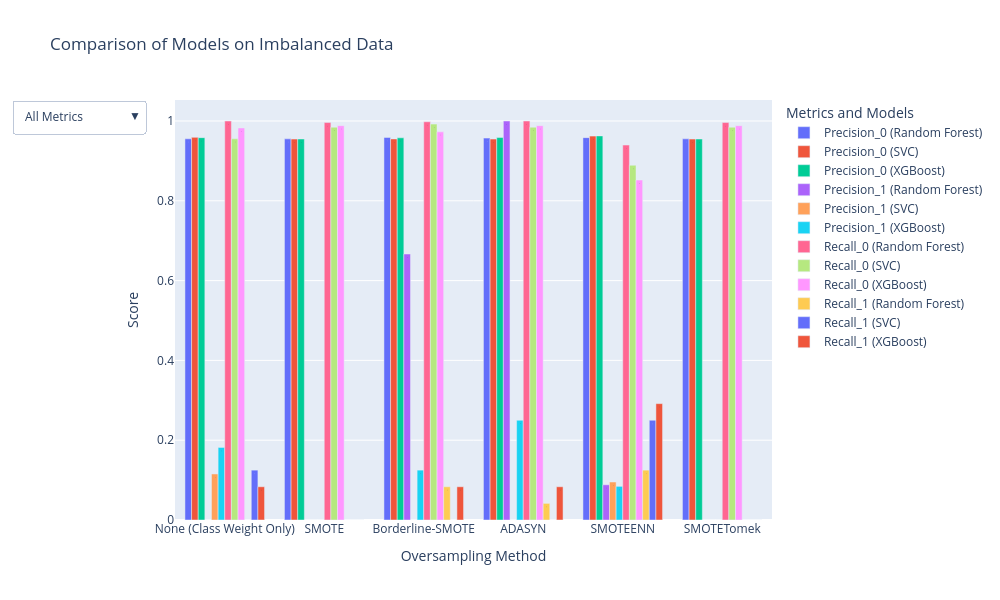

This figure's notebook cell:
### Markdown cell above
### Without PCA decomposition

### Code cell
results_rfc_sans_pca = evaluate_methods(data, preprocessor, None, classifier=RandomForestClassifier(class_weight='balanced', random_state=42))
results_svc_sans_pca = evaluate_methods(data, preprocessor, None, classifier=SVC(kernel='rbf', probability=True, class_weight='balanced', random_state=42))
results_xgb_sans_pca = evaluate_methods(data, preprocessor,  None, classifier=XGBClassifier(scale_pos_weight=pos_weight, eval_metric='logloss', random_state=42) )
plot_comparison_results(results_rfc_sans_pca, results_svc_sans_pca, results_xgb_sans_pca)

### Figure 1 — Plotly figure (JSON) as saved in the notebook; plotly's stock layout.template omitted (floating-point values rounded to 4 significant figures)
{"data": [{"name": "Precision_0 (Random Forest)", "text": ["0.96", "0.96", "0.96", "0.96", "0.96", "0.96"], "textposition": "auto", "type": "bar", "x": ["None (Class Weight Only)", "SMOTE", "Borderline-SMOTE", "ADASYN", "SMOTEENN", "SMOTETomek"], "y": [0.9554, 0.9552, 0.9589, 0.9572, 0.9583, 0.9552]}, {"name": "Precision_0 (SVC)", "text": ["0.96", "0.95", "0.96", "0.95", "0.96", "0.95"], "textposition": "auto", "type": "bar", "x": ["None (Class Weight Only)", "SMOTE", "Borderline-SMOTE", "ADASYN", "SMOTEENN", "SMOTETomek"], "y": [0.959, 0.9547, 0.9551, 0.9547, 0.9621, 0.9547]}, {"name": "Precision_0 (XGBoost)", "text": ["0.96", "0.95", "0.96", "0.96", "0.96", "0.95"], "textposition": "auto", "type": "bar", "x": ["None (Class Weight Only)", "SMOTE", "Borderline-SMOTE", "ADASYN", "SMOTEENN", "SMOTETomek"], "y": [0.9583, 0.9549, 0.9579, 0.9585, 0.9626, 0.9549]}, {"name": "Precision_1 (Random Forest)", "text": ["0.00", "0.00", "0.67", "1.00", "0.09", "0.00"], "textposition": "auto", "type": "bar", "x": ["None (Class Weight Only)", "SMOTE", "Borderline-SMOTE", "ADASYN", "SMOTEENN", "SMOTETomek"], "y": [0, 0, 0.6667, 1, 0.08824, 0]}, {"name": "Precision_1 (SVC)", "text": ["0.12", "0.00", "0.00", "0.00", "0.10", "0.00"], "textposition": "auto", "type": "bar", "x": ["None (Class Weight Only)", "SMOTE", "Borderline-SMOTE", "ADASYN", "SMOTEENN", "SMOTETomek"], "y": [0.1154, 0, 0, 0, 0.09524, 0]}, {"name": "Precision_1 (XGBoost)", "text": ["0.18", "0.00", "0.12", "0.25", "0.08", "0.00"], "textposition": "auto", "type": "bar", "x": ["None (Class Weight Only)", "SMOTE", "Borderline-SMOTE", "ADASYN", "SMOTEENN", "SMOTETomek"], "y": [0.1818, 0, 0.125, 0.25, 0.08434, 0]}, {"name": "Recall_0 (Random Forest)", "text": ["1.00", "1.00", "1.00", "1.00", "0.94", "1.00"], "textposition": "auto", "type": "bar", "x": ["None (Class Weight Only)", "SMOTE", "Borderline-SMOTE", "ADASYN", "SMOTEENN", "SMOTETomek"], "y": [1, 0.9961, 0.9981, 1, 0.9397, 0.9961]}, {"name": "Recall_0 (SVC)", "text": ["0.96", "0.98", "0.99", "0.98", "0.89", "0.98"], "textposition": "auto", "type": "bar", "x": ["None (Class Weight Only)", "SMOTE", "Borderline-SMOTE", "ADASYN", "SMOTEENN", "SMOTETomek"], "y": [0.9553, 0.9844, 0.9922, 0.9844, 0.8891, 0.9844]}, {"name": "Recall_0 (XGBoost)", "text": ["0.98", "0.99", "0.97", "0.99", "0.85", "0.99"], "textposition": "auto", "type": "bar", "x": ["None (Class Weight Only)", "SMOTE", "Borderline-SMOTE", "ADASYN", "SMOTEENN", "SMOTETomek"], "y": [0.9825, 0.9883, 0.9728, 0.9883, 0.8521, 0.9883]}, {"name": "Recall_1 (Random Forest)", "text": ["0.00", "0.00", "0.08", "0.04", "0.12", "0.00"], "textposition": "auto", "type": "bar", "x": ["None (Class Weight Only)", "SMOTE", "Borderline-SMOTE", "ADASYN", "SMOTEENN", "SMOTETomek"], "y": [0, 0, 0.08333, 0.04167, 0.125, 0]}, {"name": "Recall_1 (SVC)", "text": ["0.12", "0.00", "0.00", "0.00", "0.25", "0.00"], "textposition": "auto", "type": "bar", "x": ["None (Class Weight Only)", "SMOTE", "Borderline-SMOTE", "ADASYN", "SMOTEENN", "SMOTETomek"], "y": [0.125, 0, 0, 0, 0.25, 0]}, {"name": "Recall_1 (XGBoost)", "text": ["0.08", "0.00", "0.08", "0.08", "0.29", "0.00"], "textposition": "auto", "type": "bar", "x": ["None (Class Weight Only)", "SMOTE", "Borderline-SMOTE", "ADASYN", "SMOTEENN", "SMOTETomek"], "y": [0.08333, 0, 0.08333, 0.08333, 0.2917, 0]}], "layout": {"barmode": "group", "height": 600, "legend": {"title": {"text": "Metrics and Models"}}, "title": {"text": "Comparison of Models on Imbalanced Data"}, "updatemenus": [{"buttons": [{"args": [{"visible": [true, true, true, true, true, true, true, true, true, true, true, true]}, {"title": "All Metrics"}], "label": "All Metrics", "method": "update"}, {"args": [{"visible": [true, false, false, false, true, false, false, false, true, false, false, false]}, {"title": "Precision Class 0"}], "label": "Precision Class 0", "method": "update"}, {"args": [{"visible": [false, true, false, false, false, true, false, false, false, true, false, false]}, {"title": "Precision Class 1"}], "label": "Precision Class 1", "method": "update"}, {"args": [{"visible": [false, false, true, false, false, false, true, false, false, false, true, false]}, {"title": "Recall Class 0"}], "label": "Recall Class 0", "method": "update"}, {"args": [{"visible": [false, false, false, true, false, false, false, true, false, false, false, true]}, {"title": "Recall Class 1"}], "label": "Recall Class 1", "method": "update"}], "direction": "down", "showactive": true}], "width": 1000, "xaxis": {"title": {"text": "Oversampling Method"}}, "yaxis": {"title": {"text": "Score"}}}}
